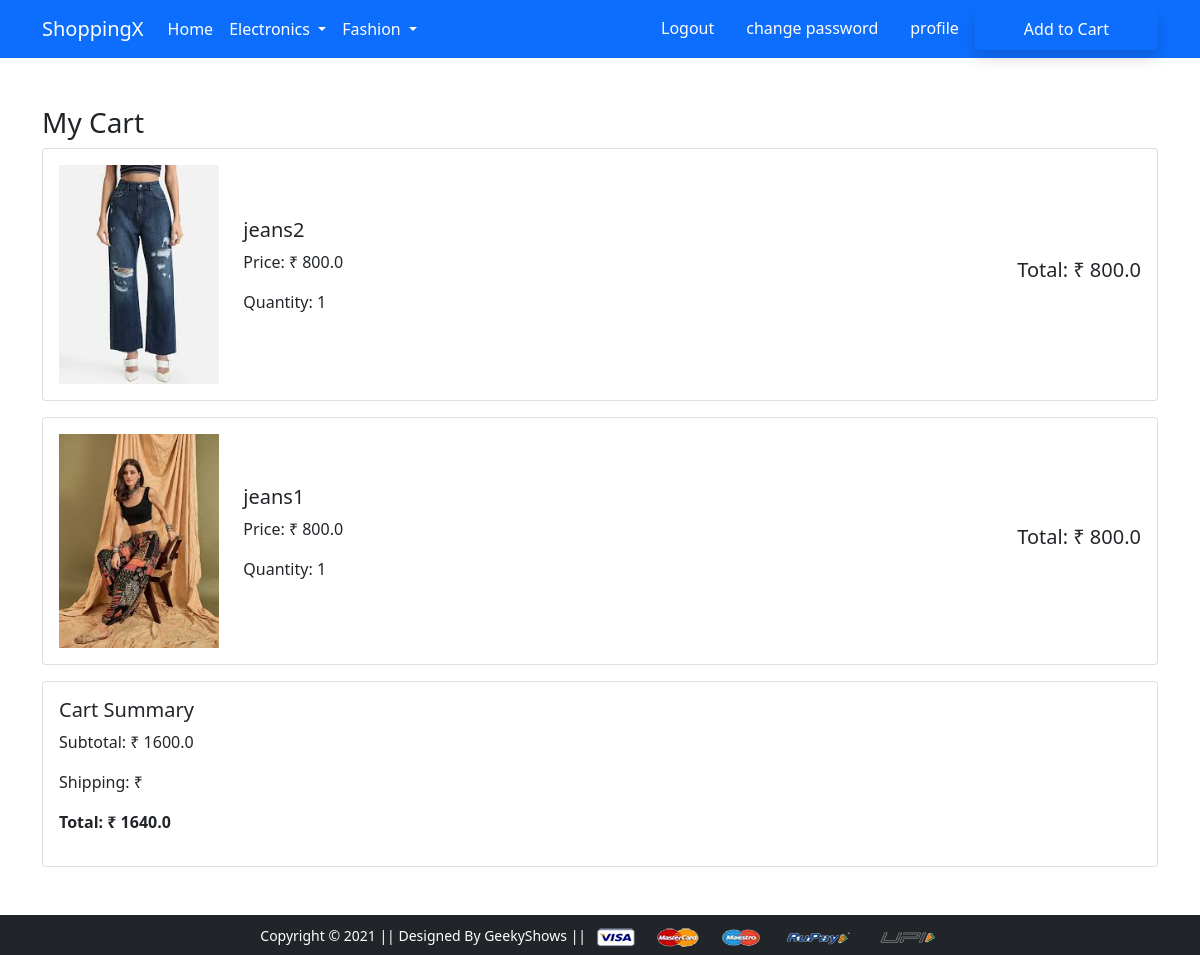
The app's page /cart/ (signed in) with its own data.
### app/models.py (models this page shows, shortened)
class Cart(models.Model):
    user = models.ForeignKey(User, on_delete=models.CASCADE)
    product = models.ForeignKey(Product, on_delete=models.CASCADE)
    quantity = models.PositiveIntegerField(default=1)
    @property
    def total_cost(self):
        return self.quantity * self.product.discounted_price

class Product(models.Model):
    title = models.CharField(max_length=200)
    selling_price = models.FloatField()
    discounted_price = models.FloatField()
    description = models.TextField()
    brand = models.CharField(max_length=100)
    CATEGORY = models.CharField(
        max_length=5,
        choices=CATEGORY_CHOICES,
        default='M'   # <-- Add a default here!
    )
    product_image = models.ImageField(upload_to='product_img')

### app/views.py (the view)
# urls.py: path('cart/', views.show_cart, name='cart'),
def show_cart(request):
    if request.user.is_authenticated:
        cart = Cart.objects.filter(user=request.user)
        amount = sum(item.total_cost for item in cart)
        totalamount = amount + 40
        return render(request, 'app/cart.html', {
            'cart': cart,
            'amount': amount,
            'totalamount': totalamount,
        })
    else:
        return redirect('login')

### app/templates/app/cart.html
{% extends 'app/base.html' %}
{% block main-content %}
<div class="container my-5">
    <h3>My Cart</h3>
    {% if cart %}
    {% for item in cart %}
        <div class="card mb-3 p-3">
            <div class="row align-items-center">
                <div class="col-md-2">
                    <img src="{{ item.product.product_image.url }}" class="img-fluid">
                </div>
                <div class="col-md-6">
                    <h5>{{ item.product.title }}</h5>
                    <p>Price: ₹ {{ item.product.discounted_price }}</p>
                    <p>Quantity: {{ item.quantity }}</p>
                </div>
                <div class="col-md-4 text-end">
                    <h5>Total: ₹ {{ item.total_cost }}</h5>
                </div>
            </div>
        </div>
    {% endfor %}
    <div class="card p-3 mt-3">
        <h5>Cart Summary</h5>
        <p>Subtotal: ₹ {{ amount }}</p>
        <p>Shipping: ₹ {{ shipping }}</p>
        <p><strong>Total: ₹ {{ totalamount }}</strong></p>
    </div>
{% else %}
    <h4 class="text-center">Your cart is empty</h4>
{% endif %}
</div>
{% endblock %}

### records on screen
Cart: product.product_image (picture), product "jeans2", product.discounted_price "800.0", quantity "1", total_cost "800.0"
Cart: product.product_image (picture), product "jeans1", product.discounted_price "800.0", quantity "1", total_cost "800.0"

### other values on screen
{{ amount }} "1600.0"
{{ totalamount }} "1640.0"
